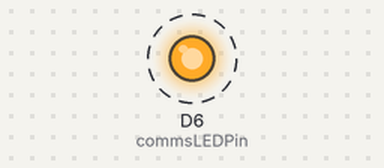
Simulated run of this sketch. Board: ESP8266 (NodeMCU). On the bench: output pins drawn as LEDs (lit = HIGH). Dashed ring = blinking.

Above: at 0.2 s.
Timing chart, 0 to 3.0 s (numbered marks = the images above):
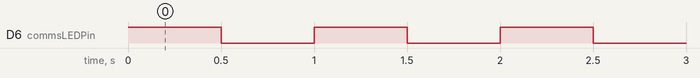

Measured:
- by itself, D6 (commsLEDPin): alternates HIGH for 0.50 s and LOW for 0.50 s

The sketch:

led_test.ino
```cpp
int commsLEDPin = D6;
const int resolution = 8;
const int freq = 5000;
const int LEDChannel = 4;
int last_blink = 0;

void setup() {
  pinMode(commsLEDPin, OUTPUT);
  //ledcAttach(commsLEDPin, freq, resolution);
  //ledcAttach(LED_PIN, LEDC_BASE_FREQ, LEDC_TIMER_12_BIT);
}

void loop() {
  digitalWrite(commsLEDPin, HIGH); // turn the LED on
  delay(500);             // wait for 500 milliseconds
  digitalWrite(commsLEDPin, LOW);  // turn the LED off
  delay(500);             // wait for 500 milliseconds

}
```
